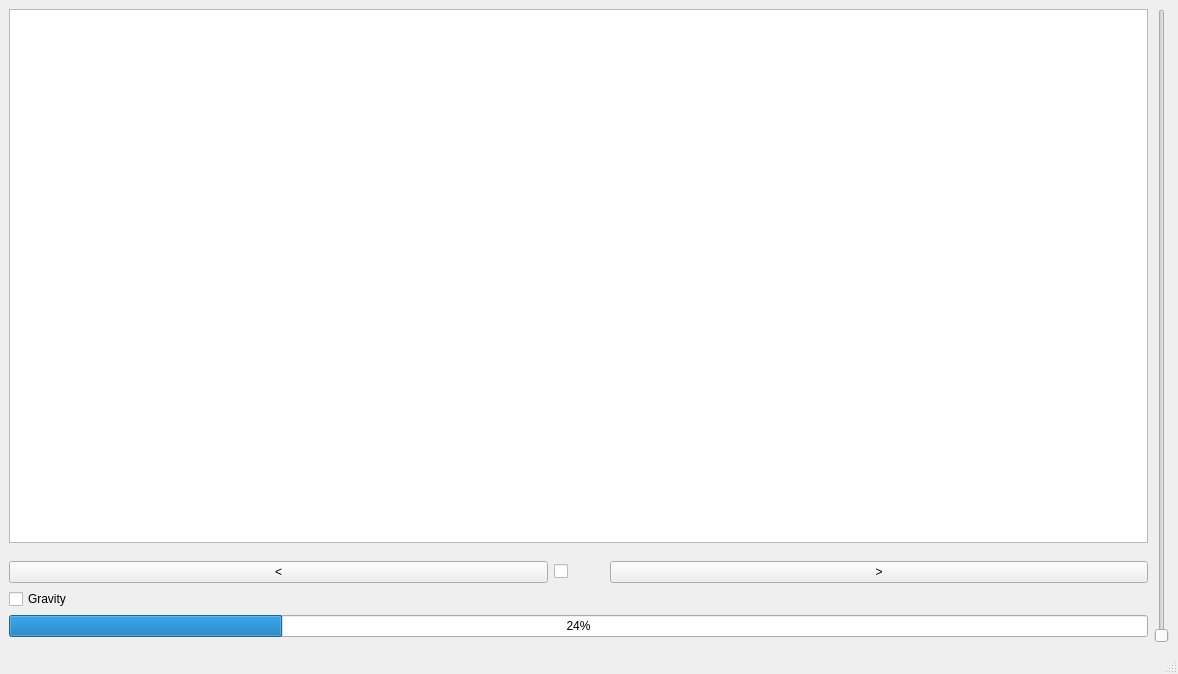
<?xml version="1.0" encoding="UTF-8"?>
<ui version="4.0">
 <class>MainWindow</class>
 <widget class="QMainWindow" name="MainWindow">
  <property name="geometry">
   <rect>
    <x>0</x>
    <y>0</y>
    <width>1178</width>
    <height>674</height>
   </rect>
  </property>
  <property name="windowTitle">
   <string>MainWindow</string>
  </property>
  <widget class="QWidget" name="centralwidget">
   <layout class="QGridLayout" name="gridLayout">
    <item row="0" column="1" rowspan="7">
     <widget class="QSlider" name="verticalSlider">
      <property name="maximum">
       <number>1000</number>
      </property>
      <property name="orientation">
       <enum>Qt::Vertical</enum>
      </property>
     </widget>
    </item>
    <item row="7" column="0">
     <layout class="QGridLayout" name="gridLayout_2"/>
    </item>
    <item row="5" column="0">
     <widget class="QProgressBar" name="progressBar">
      <property name="value">
       <number>24</number>
      </property>
     </widget>
    </item>
    <item row="3" column="0">
     <layout class="QHBoxLayout" name="horizontalLayout">
      <item>
       <widget class="QPushButton" name="turnCCWbtn">
        <property name="text">
         <string>&lt;</string>
        </property>
       </widget>
      </item>
      <item>
       <widget class="QCheckBox" name="rotDampener">
        <property name="maximumSize">
         <size>
          <width>50</width>
          <height>16777215</height>
         </size>
        </property>
        <property name="text">
         <string/>
        </property>
       </widget>
      </item>
      <item>
       <widget class="QPushButton" name="turnCWbtn">
        <property name="text">
         <string>&gt;</string>
        </property>
       </widget>
      </item>
     </layout>
    </item>
    <item row="0" column="0">
     <widget class="QGraphicsView" name="graphicsView"/>
    </item>
    <item row="4" column="0">
     <widget class="QCheckBox" name="gravityCheck">
      <property name="text">
       <string>Gravity</string>
      </property>
     </widget>
    </item>
   </layout>
  </widget>
  <widget class="QMenuBar" name="menubar">
   <property name="geometry">
    <rect>
     <x>0</x>
     <y>0</y>
     <width>1178</width>
     <height>20</height>
    </rect>
   </property>
  </widget>
  <widget class="QStatusBar" name="statusbar"/>
 </widget>
 <resources/>
 <connections/>
</ui>
